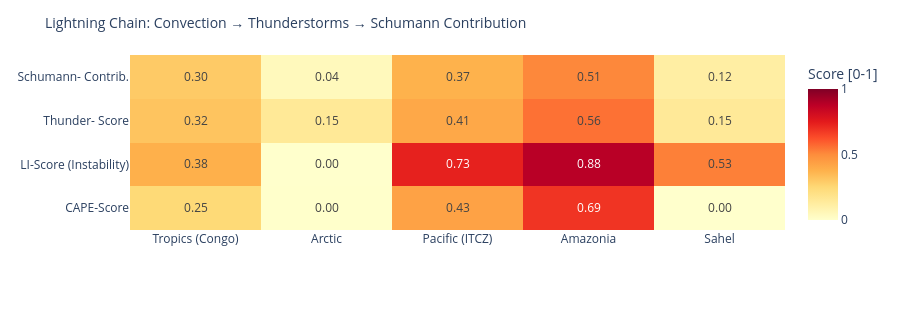

Notebook source saved alongside this figure:
### Code cell
# ============================================================
# LIGHTNING CHAIN: Convection → Thunderstorms → Schumann
# Shows the causal chain per measurement point as heatmap
# ============================================================

def cape_score(v):
    """CAPE → normalized score [0,1]"""
    if v is None or pd.isna(v): return 0.0
    return min(1.0, float(v) / 3000)

def li_score(v):
    """Lifted Index: negative = unstable → score [0,1]"""
    if v is None or pd.isna(v): return 0.3
    return min(1.0, max(0.0, (-float(v) + 6) / 12))

def cloud_score(v):
    if v is None or pd.isna(v): return 0.3
    return float(v) / 100

def thunder_score(row):
    """Kombinierter Gewitterwahrscheinlichkeits-Score
    CAPE + LI + Bedeckung + WMO-Gewitter + konvektiver Niederschlag (showers)
    Hinweis: X-Ray und Kp sind kein Bestandteil – nur geomagn./solarer Kontext.
    """
    cs = cape_score(row.get('cape'))
    ls = li_score(row.get('li'))
    cl = cloud_score(row.get('cloud'))
    t  = 1.0 if row.get('thunderstorm') else 0.0
    # Convective precipitation (showers) as additional indicator
    sh = min(1.0, (row.get('showers') or 0) / 5.0)
    return round(cs * 0.30 + ls * 0.25 + cl * 0.15 + t * 0.20 + sh * 0.10, 3)

def schumann_contribution(t_score, lat):
    """Schumann contribution: higher in tropics (±30°), scaled by thunderstorm score"""
    lat_weight = max(0.3, 1.0 - abs(lat) / 60)
    return round(t_score * lat_weight, 3)

df_atm['cape_score']   = df_atm.apply(lambda r: cape_score(r['cape']), axis=1)
df_atm['li_score']     = df_atm.apply(lambda r: li_score(r['li']),    axis=1)
df_atm['thunder_score']= df_atm.apply(lambda r: thunder_score(r.to_dict()), axis=1)
df_atm['schumann_contribution'] = df_atm.apply(
    lambda r: schumann_contribution(r['thunder_score'], r['lat']), axis=1)

metrics = ['cape_score', 'li_score', 'thunder_score', 'schumann_contribution']
labels  = ['CAPE-Score', 'LI-Score\n(Instability)', 'Thunder-\nScore', 'Schumann-\nContrib.']
z_data  = [df_atm[m].tolist() for m in metrics]

fig = go.Figure(go.Heatmap(
    z=z_data,
    x=df_atm['point'].tolist(),
    y=labels,
    colorscale='YlOrRd',
    zmin=0, zmax=1,
    text=[[f'{v:.2f}' for v in row] for row in z_data],
    texttemplate='%{text}', textfont=dict(size=12),
    colorbar=dict(title='Score [0-1]')
))
fig.update_layout(
    title=dict(text='Lightning Chain: Convection → Thunderstorms → Schumann Contribution', font=dict(size=14)),
    height=310,
    plot_bgcolor='rgba(0,0,0,0)', paper_bgcolor='rgba(0,0,0,0)',
    margin=dict(l=130, r=80, t=55, b=80)
)
fig.show()

### Figure 1 — Plotly figure (JSON) as saved in the notebook; plotly's stock layout.template omitted (floating-point values rounded to 4 significant figures)
{"data": [{"colorbar": {"title": {"text": "Score [0-1]"}}, "colorscale": [[0.0, "rgb(255,255,204)"], [0.125, "rgb(255,237,160)"], [0.25, "rgb(254,217,118)"], [0.375, "rgb(254,178,76)"], [0.5, "rgb(253,141,60)"], [0.625, "rgb(252,78,42)"], [0.75, "rgb(227,26,28)"], [0.875, "rgb(189,0,38)"], [1.0, "rgb(128,0,38)"]], "text": [["0.25", "0.00", "0.43", "0.69", "0.00"], ["0.38", "0.00", "0.73", "0.88", "0.53"], ["0.32", "0.15", "0.41", "0.56", "0.15"], ["0.30", "0.04", "0.37", "0.51", "0.12"]], "textfont": {"size": 12}, "texttemplate": "%{text}", "type": "heatmap", "x": ["Tropics (Congo)", "Arctic", "Pacific (ITCZ)", "Amazonia", "Sahel"], "y": ["CAPE-Score", "LI-Score\n(Instability)", "Thunder-\nScore", "Schumann-\nContrib."], "z": [[0.2467, 0.003333, 0.43, 0.6867, 0.0], [0.3833, 0.0, 0.7333, 0.8833, 0.525], [0.318, 0.151, 0.408, 0.556, 0.148], [0.297, 0.045, 0.374, 0.51, 0.116]], "zmax": 1, "zmin": 0}], "layout": {"height": 310, "margin": {"b": 80, "l": 130, "r": 80, "t": 55}, "paper_bgcolor": "rgba(0,0,0,0)", "plot_bgcolor": "rgba(0,0,0,0)", "title": {"font": {"size": 14}, "text": "Lightning Chain: Convection → Thunderstorms → Schumann Contribution"}}}
